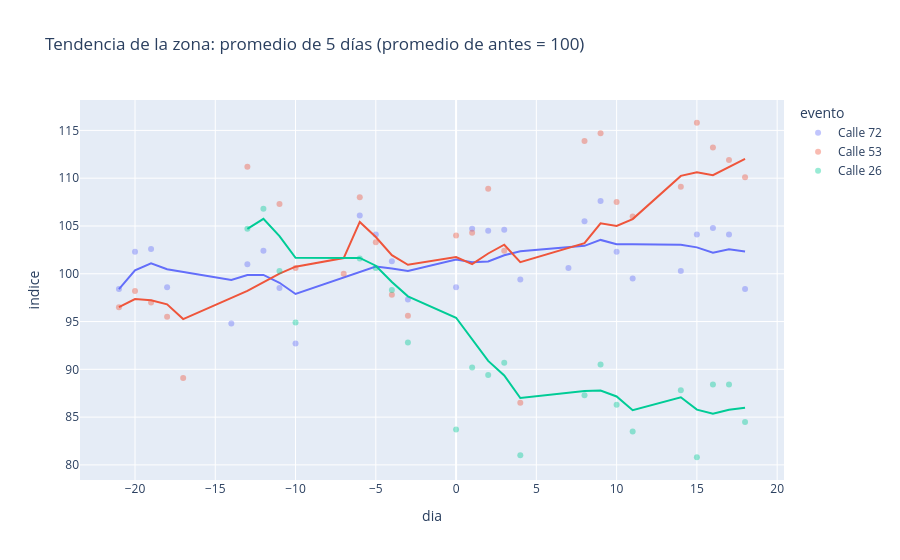

Source (notebook cell):
### Markdown cell above
Para comparar las tres reaperturas en un mismo gráfico pasamos las validaciones a un índice (promedio de antes = 100) y contamos los días desde la reapertura. La línea es el promedio de 5 días para ver la tendencia sin los picos de cada día.

### Code cell
diaria=series[series["grupo"]=="zona"].copy()
diaria["fecha"]=pd.to_datetime(diaria["fecha"])
promedio_antes=diaria[diaria["periodo"]=="antes"].groupby("evento")["validaciones"].mean().reset_index(name="promedio_antes")
reapertura=diaria[diaria["periodo"]=="después"].groupby("evento")["fecha"].min().reset_index(name="reapertura")
diaria=diaria.merge(promedio_antes,on="evento",validate="m:1").merge(reapertura,on="evento",validate="m:1")
diaria["indice"]=(diaria["validaciones"]/diaria["promedio_antes"]*100).round(1)
diaria["dia"]=(diaria["fecha"]-diaria["reapertura"]).dt.days
linea_indice=px.scatter(diaria,x="dia",y="indice",color="evento",opacity=0.4,trendline="rolling",trendline_options=dict(window=5,min_periods=1),title="Tendencia de la zona: promedio de 5 días (promedio de antes = 100)")
linea_indice

### Figure 1 — Plotly figure (JSON) as saved in the notebook; plotly's stock layout.template omitted (floating-point values rounded to 4 significant figures)
{"data": [{"hovertemplate": "evento=Calle 72<br>dia=%{x}<br>indice=%{y}<extra></extra>", "legendgroup": "Calle 72", "marker": {"color": "#636efa", "opacity": 0.4, "symbol": "circle"}, "mode": "markers", "name": "Calle 72", "orientation": "v", "showlegend": true, "type": "scatter", "x": [-21, -20, -19, -18, -14, -13, -12, -11, -10, -6, -5, -4, -3, 0, 1, 2, 3, 4, 7, 8, 9, 10, 11, 14, 15, 16, 17, 18], "xaxis": "x", "y": [98.4, 102.3, 102.6, 98.6, 94.8, 101.0, 102.4, 98.5, 92.7, 106.1, 104.1, 101.3, 97.3, 98.6, 104.7, 104.5, 104.6, 99.4, 100.6, 105.5, 107.6, 102.3, 99.5, 100.3, 104.1, 104.8, 104.1, 98.4], "yaxis": "y"}, {"hovertemplate": "<b>Rolling mean trendline</b><br><br>evento=Calle 72<br>dia=%{x}<br>indice=%{y} <b>(trend)</b><extra></extra>", "legendgroup": "Calle 72", "marker": {"color": "#636efa", "symbol": "circle"}, "mode": "lines", "name": "Calle 72", "showlegend": false, "type": "scatter", "x": [-21, -20, -19, -18, -14, -13, -12, -11, -10, -6, -5, -4, -3, 0, 1, 2, 3, 4, 7, 8, 9, 10, 11, 14, 15, 16, 17, 18], "xaxis": "x", "y": [98.4, 100.3, 101.1, 100.5, 99.34, 99.86, 99.88, 99.06, 97.88, 100.1, 100.8, 100.5, 100.3, 101.5, 101.2, 101.3, 101.9, 102.4, 102.8, 102.9, 103.5, 103.1, 103.1, 103.0, 102.8, 102.2, 102.6, 102.3], "yaxis": "y"}, {"hovertemplate": "evento=Calle 53<br>dia=%{x}<br>indice=%{y}<extra></extra>", "legendgroup": "Calle 53", "marker": {"color": "#EF553B", "opacity": 0.4, "symbol": "circle"}, "mode": "markers", "name": "Calle 53", "orientation": "v", "showlegend": true, "type": "scatter", "x": [-21, -20, -19, -18, -17, -13, -11, -10, -7, -6, -5, -4, -3, 0, 1, 2, 3, 4, 8, 9, 10, 11, 14, 15, 16, 17, 18], "xaxis": "x", "y": [96.5, 98.2, 97.0, 95.5, 89.1, 111.2, 107.3, 100.6, 100.0, 108.0, 103.3, 97.8, 95.6, 104.0, 104.3, 108.9, 102.4, 86.5, 113.9, 114.7, 107.5, 106.0, 109.1, 115.8, 113.2, 111.9, 110.1], "yaxis": "y"}, {"hovertemplate": "<b>Rolling mean trendline</b><br><br>evento=Calle 53<br>dia=%{x}<br>indice=%{y} <b>(trend)</b><extra></extra>", "legendgroup": "Calle 53", "marker": {"color": "#EF553B", "symbol": "circle"}, "mode": "lines", "name": "Calle 53", "showlegend": false, "type": "scatter", "x": [-21, -20, -19, -18, -17, -13, -11, -10, -7, -6, -5, -4, -3, 0, 1, 2, 3, 4, 8, 9, 10, 11, 14, 15, 16, 17, 18], "xaxis": "x", "y": [96.5, 97.35, 97.23, 96.8, 95.26, 98.2, 100.0, 100.7, 101.6, 105.4, 103.8, 101.9, 100.9, 101.7, 101.0, 102.1, 103.0, 101.2, 103.2, 105.3, 105.0, 105.7, 110.2, 110.6, 110.3, 111.2, 112.0], "yaxis": "y"}, {"hovertemplate": "evento=Calle 26<br>dia=%{x}<br>indice=%{y}<extra></extra>", "legendgroup": "Calle 26", "marker": {"color": "#00cc96", "opacity": 0.4, "symbol": "circle"}, "mode": "markers", "name": "Calle 26", "orientation": "v", "showlegend": true, "type": "scatter", "x": [-13, -12, -11, -10, -6, -5, -4, -3, 0, 1, 2, 3, 4, 8, 9, 10, 11, 14, 15, 16, 17, 18], "xaxis": "x", "y": [104.7, 106.8, 100.3, 94.9, 101.6, 100.6, 98.3, 92.8, 83.7, 90.2, 89.4, 90.7, 81.0, 87.3, 90.5, 86.3, 83.5, 87.8, 80.8, 88.4, 88.4, 84.5], "yaxis": "y"}, {"hovertemplate": "<b>Rolling mean trendline</b><br><br>evento=Calle 26<br>dia=%{x}<br>indice=%{y} <b>(trend)</b><extra></extra>", "legendgroup": "Calle 26", "marker": {"color": "#00cc96", "symbol": "circle"}, "mode": "lines", "name": "Calle 26", "showlegend": false, "type": "scatter", "x": [-13, -12, -11, -10, -6, -5, -4, -3, 0, 1, 2, 3, 4, 8, 9, 10, 11, 14, 15, 16, 17, 18], "xaxis": "x", "y": [104.7, 105.8, 103.9, 101.7, 101.7, 100.8, 99.14, 97.64, 95.4, 93.12, 90.88, 89.36, 87.0, 87.72, 87.78, 87.16, 85.72, 87.08, 85.78, 85.36, 85.78, 85.98], "yaxis": "y"}], "layout": {"legend": {"title": {"text": "evento"}, "tracegroupgap": 0}, "title": {"text": "Tendencia de la zona: promedio de 5 días (promedio de antes = 100)"}, "xaxis": {"anchor": "y", "domain": [0, 1], "title": {"text": "dia"}}, "yaxis": {"anchor": "x", "domain": [0, 1], "title": {"text": "indice"}}}}
